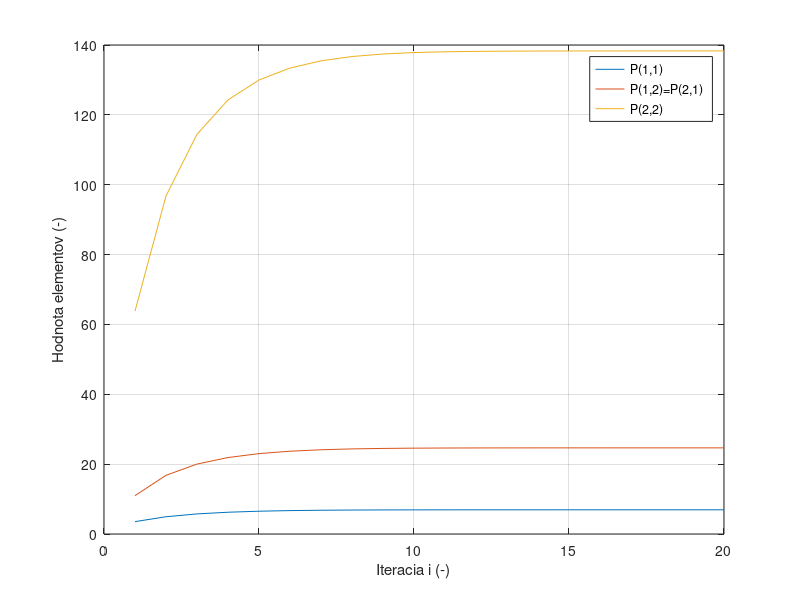

Here is the MATLAB script that generated this plot:
clc; clear;

A=[1.1 2; 0 0.95]; B=[0; 0.0787];  % Model
[nx nu]=size(B);                   % Rozmery
Q=eye(nx); R=eye(nu);              % Vahovanie
K=-dlqr(A,B,Q,R);                  % LQ zosilnenie

n=20;                              % Iteracie
P=eye(2);                          % Inicializacia

for i=1:n                          % Iterujeme
P=(A+B*K)'*P*(A+B*K)+Q+K'*R*K      % Lyapunova rovnica
Px(:,i)=[P(1,1);P(1,2);P(2,2)];    % Ulozenie do vektora         
end

plot(Px')                          % Vykreslit elementy
grid on                            % Mriezka
legend('P(1,1)','P(1,2)=P(2,1)','P(2,2)')
xlabel('Iteracia i (-)')           % Os x
ylabel('Hodnota elementov (-)')    % Os y



